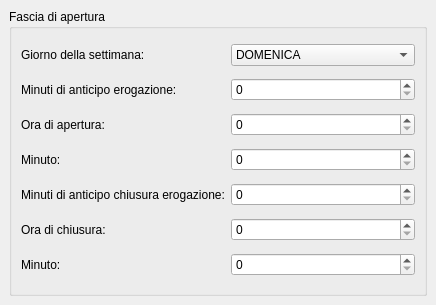
<?xml version="1.0" encoding="UTF-8"?>
<ui version="4.0">
 <class>MainWindow</class>
 <widget class="QMainWindow" name="MainWindow">
  <property name="geometry">
   <rect>
    <x>0</x>
    <y>0</y>
    <width>436</width>
    <height>305</height>
   </rect>
  </property>
  <property name="windowTitle">
   <string>Apertura URP</string>
  </property>
  <widget class="QWidget" name="centralwidget">
   <layout class="QVBoxLayout" name="verticalLayout">
    <item>
     <widget class="QGroupBox" name="groupBox">
      <property name="title">
       <string>Fascia di apertura</string>
      </property>
      <layout class="QGridLayout" name="gridLayout">
       <item row="0" column="0">
        <widget class="QLabel" name="label">
         <property name="text">
          <string>Giorno della settimana:</string>
         </property>
        </widget>
       </item>
       <item row="0" column="1">
        <widget class="QComboBox" name="comboBox">
         <property name="column" stdset="0">
          <string>giornosettimana</string>
         </property>
         <item>
          <property name="text">
           <string>DOMENICA</string>
          </property>
         </item>
         <item>
          <property name="text">
           <string>LUNEDÌ</string>
          </property>
         </item>
         <item>
          <property name="text">
           <string>MARTEDÌ</string>
          </property>
         </item>
         <item>
          <property name="text">
           <string>MERCOLEDÌ</string>
          </property>
         </item>
         <item>
          <property name="text">
           <string>GIOVEDÌ</string>
          </property>
         </item>
         <item>
          <property name="text">
           <string>VENERDÌ</string>
          </property>
         </item>
         <item>
          <property name="text">
           <string>SABATO</string>
          </property>
         </item>
        </widget>
       </item>
       <item row="1" column="0">
        <widget class="QLabel" name="label_2">
         <property name="text">
          <string>Minuti di anticipo erogazione:</string>
         </property>
        </widget>
       </item>
       <item row="1" column="1">
        <widget class="QSpinBox" name="spinBox">
         <property name="column" stdset="0">
          <string>anticipoapertura</string>
         </property>
        </widget>
       </item>
       <item row="2" column="0">
        <widget class="QLabel" name="label_6">
         <property name="text">
          <string>Ora di apertura:</string>
         </property>
        </widget>
       </item>
       <item row="2" column="1">
        <widget class="QSpinBox" name="spinBox_2">
         <property name="column" stdset="0">
          <string>oraapertura</string>
         </property>
        </widget>
       </item>
       <item row="3" column="0">
        <widget class="QLabel" name="label_5">
         <property name="text">
          <string>Minuto:</string>
         </property>
        </widget>
       </item>
       <item row="3" column="1">
        <widget class="QSpinBox" name="spinBox_3">
         <property name="column" stdset="0">
          <string>minutoapertura</string>
         </property>
        </widget>
       </item>
       <item row="4" column="0">
        <widget class="QLabel" name="label_3">
         <property name="text">
          <string>Minuti di anticipo chiusura erogazione:</string>
         </property>
        </widget>
       </item>
       <item row="4" column="1">
        <widget class="QSpinBox" name="spinBox_6">
         <property name="column" stdset="0">
          <string>anticipochiusura</string>
         </property>
        </widget>
       </item>
       <item row="5" column="0">
        <widget class="QLabel" name="label_9">
         <property name="text">
          <string>Ora di chiusura:</string>
         </property>
        </widget>
       </item>
       <item row="5" column="1">
        <widget class="QSpinBox" name="spinBox_5">
         <property name="column" stdset="0">
          <string>orachiusura</string>
         </property>
        </widget>
       </item>
       <item row="6" column="0">
        <widget class="QLabel" name="label_8">
         <property name="text">
          <string>Minuto:</string>
         </property>
        </widget>
       </item>
       <item row="6" column="1">
        <widget class="QSpinBox" name="spinBox_4">
         <property name="column" stdset="0">
          <string>minutochiusura</string>
         </property>
        </widget>
       </item>
      </layout>
     </widget>
    </item>
   </layout>
  </widget>
 </widget>
 <resources/>
 <connections/>
</ui>
